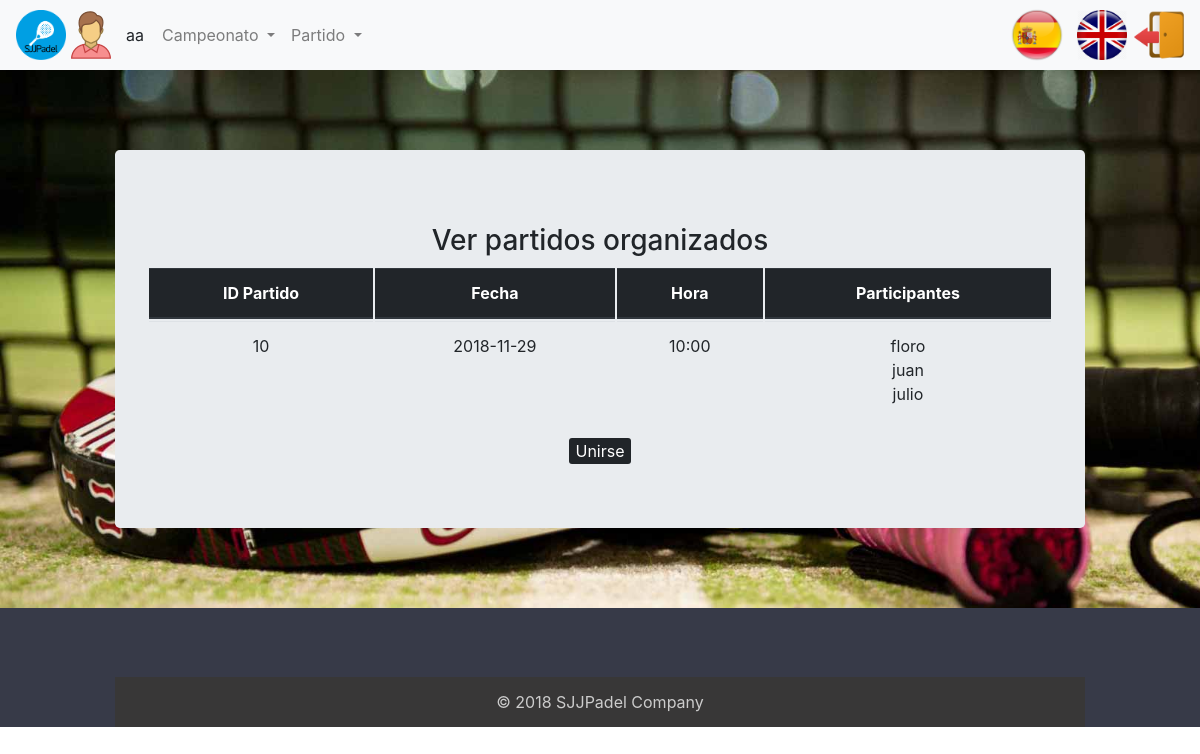
/index.php?controller=organizeMatch&action=join&idOrganizeMatch=10 (signed in), run on the app's committed database.
### tables this page shows
CREATE TABLE `usuario` (
  `login` varchar(20) NOT NULL,
  `nombre` varchar(20) NOT NULL,
  `apellidos` varchar(45) DEFAULT NULL,
  `pass` varchar(20) DEFAULT NULL,
  `rol` char(1) DEFAULT NULL,
  `genero` varchar(10) DEFAULT NULL
);

CREATE TABLE `organizarpartido` (
  `idOrganizarPartido` int(11) NOT NULL,
  `fecha` date NOT NULL,
  `hora` time NOT NULL
);

### core/ViewManager.php (called while the page is built, shortened)
<?php
class ViewManager
{
    private $fragmentContents = array();
    private $variables = array();
    private $currentFragment = self::DEFAULT_FRAGMENT;
    private $layout = "default";
    private function saveCurrentFragment()
    {
        $this->fragmentContents[$this->currentFragment] .= ob_get_contents();
    }
    public function moveToFragment($name)
    {
        $this->currentFragment = $name;
    }
    public function getFragment($fragment, $default = "")
    {
        if (! isset($this->fragmentContents[$fragment])) {
            return $default;
        }
        return $this->fragmentContents[$fragment];
    }
    public function setVariable($varname, $value, $flash = false)
    {
        $this->variables[$varname] = $value;
    }
    public function getVariable($varname, $default = NULL)
    {
        if (! isset($this->variables[$varname])) {
            return $default;
        }
        return $this->variables[$varname];
    }
    public function render($controller, $viewname)
    {
        include (__DIR__ . "/../view/$controller/$viewname.php");
        $this->renderLayout();
    }
    private function renderLayout()
    {
        include (__DIR__ . "/../view/layouts/" . $this->layout . ".php");
    }
    private static $viewmanager_singleton = NULL;
    public static function getInstance()
    {
        if (self::$viewmanager_singleton == null) {
            self::$viewmanager_singleton = new ViewManager();
        }
        return self::$viewmanager_singleton;
    }
}

### controller/OrganizeMatchController.php (called while the page is built, shortened)
<?php
require_once (__DIR__ . "/../core/ViewManager.php");
require_once (__DIR__ . "/../core/I18n.php");
require_once (__DIR__ . "/../model/OrganizeMatch.php");
require_once (__DIR__ . "/../model/OrganizeMatchMapper.php");
require_once (__DIR__ . "/../controller/BaseController.php");
class OrganizeMatchController extends BaseController
{
    private $organizeMatchMapper;
    private $participantsMatchMapper;
    public function __construct()
    {
        parent::__construct();
        $this->organizeMatchMapper = new OrganizeMatchMapper();
        $this->participantsMatchMapper = new ParticipantsMatchMapper();
    }
    public function join()
    {
        $idOrganizeMatch = $_REQUEST["idOrganizeMatch"];
        $joinMatch = $this->organizeMatchMapper->findMatchWithParticipants($idOrganizeMatch);
        $play = $this->participantsMatchMapper->play($idOrganizeMatch, $_SESSION["currentuser"]);
        $this->view->setVariable("play", $play);
        $this->view->setVariable("joinMatch", $joinMatch);
        $this->view->render("organizeMatch", "join");
    }
}

### index.php (called while the page is built, shortened)
<?php
function run()
{
    try {
        $controller = loadController($_GET["controller"]);
        $actionName = $_GET["action"];
        $controller->$actionName();
    } catch (Exception $ex) {
        die("An exception occured!!!!!" . $ex->getMessage());
    }
}
function loadController($controllerName)
{
    return new $controllerClassName();
}
run();
?>

### core/I18n.php (called while the page is built, shortened)
<?php
class I18n
{
    private $messages;
    public function setLanguage($language)
    {
        $this->messages = $i18n_messages;
    }
    public function i18n($key)
    {
        if (isset($this->messages[$key])) {
            return $this->messages[$key];
        } else {
            return $key;
        }
    }
    private static $i18n_singleton = null;
    public static function getInstance()
    {
        if (self::$i18n_singleton == NULL) {
            self::$i18n_singleton = new I18n();
        }
        return self::$i18n_singleton;
    }
}
function i18n($key)
{
    return I18n::getInstance()->i18n($key);
}

### model/OrganizeMatch.php (called while the page is built, shortened)
<?php
class OrganizeMatch
{
    private $idOrganizarPartido;
    private $fecha;
    private $hora;
    private $participants;
    public function __construct($idOrganizeMatch = NULL, $fecha = NULL, $hora = NULL, array $participants = NULL, $numParticipants = NULL)
    {
        $this->idOrganizarPartido = $idOrganizeMatch;
        $this->fecha = $fecha;
        $this->hora = $hora;
        $this->participants = $participants;
    }
    public function getIdOrganizarPartido()
    {
        return $this->idOrganizarPartido;
    }
    public function getFecha()
    {
        return $this->fecha;
    }
    public function getHora()
    {
        return $this->hora;
    }
    public function getParticipants()
    {
        return $this->participants;
    }
    public function setParticipants($participants)
    {
        $this->participants = $participants;
    }
}

### model/OrganizeMatchMapper.php (called while the page is built, shortened)
<?php
require_once (__DIR__ . "/../core/PDOConnection.php");
class OrganizeMatchMapper
{
    private $db;
    public function __construct()
    {
        $this->db = PDOConnection::getInstance();
    }
    public function findMatchWithParticipants($id)
    {
        $stmt = $this->db->prepare("SELECT
			O.idOrganizarPartido as 'organizarpartido.idOrganizarPartido',
			O.fecha as 'organizarpartido.fecha',
			O.hora as 'organizarpartido.hora',
			P.idOrganizarPartido as 'participantespartido.idOrganizarPartido',
			P.loginUsuario as 'participantespartido.loginUsuario'
			FROM organizarpartido O LEFT OUTER JOIN participantespartido P
			ON O.idOrganizarPartido = P.idOrganizarPartido
			WHERE
			O.idOrganizarPartido=? ");
        $stmt->execute(array(
            $id
        ));
        $match_wt_participants = $stmt->fetchAll(PDO::FETCH_ASSOC);
        if (sizeof($match_wt_participants) > 0) {
            $organizeMatch = new OrganizeMatch($id, $match_wt_participants[0]["organizarpartido.fecha"], substr($match_wt_participants[0]["organizarpartido.hora"], 0, 5));
            $participants_array = array();
            if ($match_wt_participants[0]["organizarpartido.idOrganizarPartido"] != null) {
                foreach ($match_wt_participants as $participant) {
                    array_push($participants_array, $participant["participantespartido.loginUsuario"]);
                }
            }
            $organizeMatch->setParticipants($participants_array);
            return $organizeMatch;
        } else {
            return NULL;
        }
    }
}

### core/PDOConnection.php (called while the page is built)
<?php
class PDOConnection
{
    private static $dbhost = "localhost";
    private static $dbname = "sjjpadel";
    private static $dbuser = "abp";
    private static $dbpass = "abp";
    private static $db_singleton = null;
    public static function getInstance()
    {
        if (self::$db_singleton == null) {
            self::$db_singleton = new PDO("mysql:host=" . self::$dbhost . ";dbname=" . self::$dbname . ";charset=utf8",
            self::$dbuser, self::$dbpass, array(
                PDO::ATTR_EMULATE_PREPARES => false,
                PDO::ATTR_ERRMODE => PDO::ERRMODE_EXCEPTION
            ));
        }
        return self::$db_singleton;
    }
}
?>

### model/UserMapper.php (called while the page is built, shortened)
<?php
require_once (__DIR__ . "/../core/PDOConnection.php");
class UserMapper
{
    private $db;
    public function __construct()
    {
        $this->db = PDOConnection::getInstance();
    }
    public function getDatos($login)
    {
        $stmt = $this->db->prepare("SELECT * FROM usuario where login=?");
        $stmt->execute(array(
            $login
        ));
        $toret_db = $stmt->fetchAll(PDO::FETCH_ASSOC);
        $user = null;
        foreach ($toret_db as $datos) {
            $user = new User($datos['login'], $datos['nombre'], $datos['apellidos'], $datos['pass'], $datos['rol'], $datos['genero']);
        }
        return $user;
    }
}

### controller/BaseController.php (called while the page is built, shortened)
<?php
require_once (__DIR__ . "/../core/ViewManager.php");
require_once (__DIR__ . "/../core/I18n.php");
require_once (__DIR__ . "/../model/User.php");
require_once (__DIR__ . "/../model/UserMapper.php");
class BaseController
{
    public function __construct()
    {
        if (isset($_SESSION["currentuser"])) {
            $userMapper = new UserMapper();
            $datosUser = $userMapper->getDatos($_SESSION["currentuser"]);
        }
    }
}

### view/organizeMatch/join.php (the view, shortened to what this page needs)
<?php
require_once (__DIR__ . "/../../core/ViewManager.php");
$view = ViewManager::getInstance();
$joinMatch = $view->getVariable("joinMatch");
$view->setVariable("title", "Unirse a Partido Organizado");
$play = $view->getVariable("play");
?>
<h3><?= i18n("View Organized Matches"); ?></h3>
<table class="table">
	<thead class="thead-dark">
		<tr>
			<th scope="col">
        <?= i18n("IDMatch"); ?>
      </th>
			<th scope="col">
        <?= i18n("Date"); ?>
      </th>
			<th scope="col">
        <?= i18n("Time"); ?>
      </th>
			<th scope="col" colspan="2">
        <?= i18n("Participants"); ?>
      </th>
		</tr>
	</thead>
	<tbody>
		<tr>
			<td>
              <?= $joinMatch->getIdOrganizarPartido(); ?>
            </td>
			<td>
              <?= $joinMatch->getFecha(); ?>
            </td>
			<td>
              <?= $joinMatch->getHora(); ?>
            </td>
			<td>
              <?php foreach($joinMatch->getParticipants() as $participant): ?>
                <div>
                  <?= $participant ?>
                </div>
              <?php endforeach; ?>
            </td>
	</tbody>
</table>
<?php if(!$play): ?>
<form action="index.php?controller=organizeMatch&amp;action=join"
	method="POST">
		name="idOrganizeMatch" id="idOrganizeMatch" /> <input
		class="button-organize" type="submit" value="<?= i18n("Join"); ?>" />
</form>
<?php endif; ?>

### view/layouts/default.php (shortened to what this page needs)
<?php
$view = ViewManager::getInstance();
$currentuser = $view->getVariable("currentusername");
$currentGender = $view->getVariable("currentGender");
$currentRol = $view->getVariable("currentRol");
?>
<!DOCTYPE html>
<html lang="en">
<head>
<link rel="stylesheet"
	href="https://maxcdn.bootstrapcdn.com/bootstrap/4.0.0/css/bootstrap.min.css"
>
<link rel="stylesheet"
	href="https://use.fontawesome.com/releases/v5.5.0/css/all.css"
>
	<link rel="stylesheet" href="css/style.css" type="text/css">
</head>
<body>
	<div class="contenedor">
		<nav class="navbar navbar-expand-lg navbar-light bg-light">
			<img class="img-circle icono" src="images/icono.png">
		<?php if (isset($currentuser)): ?>
			<img class="icono" src="images/<?php echo $currentGender; ?>.png"> <span
				class="username">
				<?= sprintf(i18n("%s"), $currentuser) ?>
			</span>
		<?php endif ?>
			<div class="collapse navbar-collapse" id="navbarSupportedContent">
				<ul class="navbar-nav mr-auto">
				<?php if($currentRol == 'd' || $currentRol == 'a' || $currentRol == 'e'): ?>
					<li class="nav-item dropdown"><a class="nav-link dropdown-toggle"
						href="#" id="navbarDropdown" role="button" data-toggle="dropdown"
						aria-haspopup="true" aria-expanded="false">
							<?php echo i18n("Championship") ?>
						</a>
						</li>
				<?php endif ?>
				<?php if($currentRol == 'd' || $currentRol == 'a' || $currentRol == 'e'): ?>
					<li class="nav-item dropdown"><a class="nav-link dropdown-toggle"
						href="#" id="navbarDropdown" role="button" data-toggle="dropdown"
						aria-haspopup="true" aria-expanded="false">
							<?php echo i18n("Match") ?>
						</a>
						</li>
				<?php endif ?>
			</ul>
			</div>
			<li class="nav-item">
			<?php include(__DIR__."/language_select_element.php"); ?>
		</li>
			<li class="nav-item">
			<?php if (isset($currentuser)): ?>
				<a href="index.php?controller=users&amp;action=logout"> <img
					src="images/salir.png" class="rounded icono"
					alt="Imágenes responsive">
			</a>
				<?php endif ?>
			</li>
		</nav>
		<div class="container">
			<div class="jumbotron">
				<?= $view->getFragment(ViewManager::DEFAULT_FRAGMENT) ?>
			</div>
		</div>
		<footer id="myFooter">
			<div class="container">
				<div class="row">
					<div class="col-sm-3 myCols"></div>
				</div>
				<div class="social-networks"></div>
				<div class="footer-copyright">
					<p>© 2018 SJJPadel Company</p>
				</div>
		</footer>
	</div>
</body>
</html>

### css/style.css (style rules this page uses)
body { width: 100%; height: 100%; }
.contenedor { background: url('../images/padel.jpg'); background-size: cover; background-attachment: fixed; }
ul, li { list-style: none; }
#myFooter { margin: 0; padding: 0; background-color: #373a48; color: white; }
#myFooter .footer-copyright { background-color: #383737; padding-top: 3px; padding-bottom: 3px; text-align: center; }
#myFooter .footer-copyright p { margin: 10px; color: #ccc; }
#myFooter .myCols { text-align: center; }
#myFooter .social-networks { text-align: center; padding-top: 30px; padding-bottom: 38px; }
.icono { width: 50px; height: 50px; }
table { border-collapse: inherit; }
.button-organize { background-color: rgba(33, 37, 41, 1); border: none; border-radius: 3px; color: white; }
.container { margin: 0 auto; max-width: 1000px; }
.jumbotron { margin: 80px 0; text-align: center; }
.username { margin-left: 10px; margin-right: 10px; }

### data on the page
usuario: genero (picture)
organizarpartido: fecha "2018-11-29"

### other printed values
sprintf(i18n("%s"), $currentuser) "aa"
i18n("Championship") "Campeonato"
i18n("Match") "Partido"
i18n("View Organized Matches") "Ver partidos organizados"
i18n("IDMatch") "ID Partido"
i18n("Date") "Fecha"
i18n("Time") "Hora"
i18n("Participants") "Participantes"
$joinMatch->getIdOrganizarPartido() "10"
$joinMatch->getHora() "10:00"
$participant "floro"
$participant "juan"
$participant "julio"
